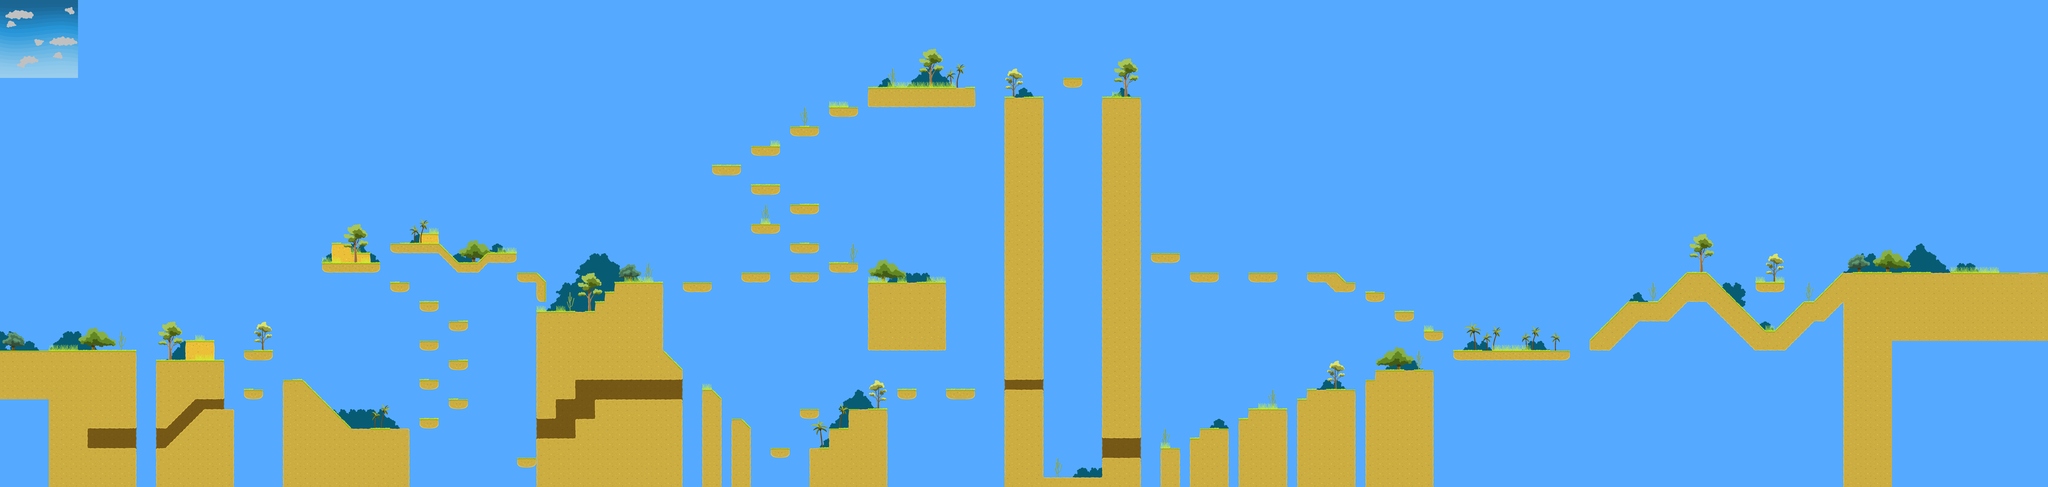

Below is a game level as drawn by its tile map, then a one-line description and the .tmx that defines it (tile-layer data replaced by summaries):
An orthogonal 210x50 tile map with 64x64 px tiles, 5 tile layers (Fondo, Arboles 2, Plataformas 2, Arboles 1, ...), 3 tilesets, 3 image layers and 1077 objects (986x Fruit, 27x Gaucho, 21x Dengue, 13x Mono, 11x Warp, ...).

<map version="1.0" orientation="orthogonal" width="210" height="50" tilewidth="64" tileheight="64" backgroundcolor="#55aaff">
 <properties>
  <property name="music" value="soundtrack" />
 </properties>
 <tileset firstgid="1" name="plancha1" tilewidth="64" tileheight="64">
  <image source="plancha1.png" width="512" height="512" />
  <tile id="2">
   <properties>
    <property name="Collision" value="Plane" />
   </properties>
  </tile>
  <tile id="3">
   <properties>
    <property name="Collision" value="Plane" />
   </properties>
  </tile>
  <tile id="5">
   <properties>
    <property name="Collision" value="Box" />
   </properties>
  </tile>
  <tile id="8">
   <properties>
    <property name="Collision" value="Box" />
   </properties>
  </tile>
  <tile id="9">
   <properties>
    <property name="Collision" value="Box" />
   </properties>
  </tile>
  <tile id="10">
   <properties>
    <property name="Collision" value="Slope" />
   </properties>
  </tile>
  <tile id="11">
   <properties>
    <property name="Collision" value="Box" />
   </properties>
  </tile>
  <tile id="16">
   <properties>
    <property name="Player" value="Spawn" />
   </properties>
  </tile>
  <tile id="17">
   <properties>
    <property name="Collision" value="Slope" />
   </properties>
  </tile>
  <tile id="19">
   <properties>
    <property name="Collision" value="Plane" />
   </properties>
  </tile>
  <tile id="20">
   <properties>
    <property name="Collision" value="Plane" />
   </properties>
  </tile>
 </tileset>
 <tileset firstgid="65" name="plancha2" tilewidth="64" tileheight="64">
  <image source="plancha2.png" width="512" height="512" />
 </tileset>
 <tileset firstgid="129" name="PLANCHA3" tilewidth="64" tileheight="64">
  <image source="PLANCHA3.png" width="512" height="512" />
 </tileset>
 <imagelayer name="Sky" width="210" height="50">
  <image source="cielo.png" />
 </imagelayer>
 <imagelayer name="nubes1" width="210" height="50">
  <image source="nube1.png" />
 </imagelayer>
 <imagelayer name="nuber2" width="210" height="50">
  <image source="nube2.png" />
 </imagelayer>
 <layer name="Fondo" width="210" height="50">
  <data>[10500 cells, 148 non-empty, 4 distinct tile ids]</data>
 </layer>
 <layer name="Arboles 2" width="210" height="50">
  <data>[10500 cells, 188 non-empty, 7 distinct tile ids]</data>
 </layer>
 <layer name="Plataformas 2" width="210" height="50">
  <properties>
   <property name="Depth" value="0.5" />
  </properties>
  <data>[10500 cells, 22 non-empty, 6 distinct tile ids]</data>
 </layer>
 <layer name="Arboles 1" width="210" height="50">
  <data>[10500 cells, 219 non-empty, 44 distinct tile ids]</data>
 </layer>
 <layer name="Plataformas 1" width="210" height="50">
  <data>[10500 cells, 1862 non-empty, 11 distinct tile ids]</data>
 </layer>
 <objectgroup name="Capa de Objetos 1" width="210" height="50">
  <object name="Clavel" x="640" y="2176" width="64" height="64">
   <properties>
    <property name="nameId" value="Comienzo" />
   </properties>
  </object>
  <object name="Dengue" gid="131" x="1663" y="2497" />
  <object name="Fruit" gid="136" x="832" y="2240" />
  <object name="Fruit" gid="136" x="768" y="2880" />
  <object name="Fruit" gid="136" x="832" y="2880" />
  <object name="Fruit" gid="136" x="896" y="2752" />
  <object name="Fruit" gid="136" x="896" y="2624" />
  <object name="Fruit" gid="136" x="896" y="2496" />
  <object name="Fruit" gid="136" x="1152" y="2368" />
  <object name="check2" type="Warp" gid="136" x="1280" y="2368" />
  <object name="Fruit" gid="136" x="1216" y="2368" />
  <object name="Fruit" gid="136" x="1091" y="2287" />
  <object name="Fruit" gid="136" x="1344" y="2368" />
  <object name="Fruit" gid="136" x="1216" y="2176" />
  <object name="Fruit" gid="136" x="1280" y="2176" />
  <object name="Fruit" gid="136" x="1344" y="2176" />
  <object name="Fruit" gid="136" x="896" y="2240" />
  <object name="Fruit" gid="136" x="960" y="2240" />
  <object name="Fruit" gid="136" x="1344" y="1984" />
  <object name="Pombero" gid="136" x="62" y="2172" />
  <object name="Fruit" gid="136" x="1280" y="2048" />
  <object name="Fruit" gid="136" x="1408" y="1920" />
  <object name="Fruit" gid="136" x="1536" y="1856" />
  <object name="Fruit" gid="136" x="1472" y="1856" />
  <object name="Fruit" gid="136" x="1728" y="1728" />
  <object name="Fruit" gid="136" x="1664" y="1728" />
  <object name="Fruit" gid="136" x="1600" y="1792" />
  <object name="Fruit" gid="136" x="1792" y="1664" />
  <object name="Fruit" gid="136" x="1856" y="1600" />
  <object name="Fruit" gid="136" x="1728" y="1920" />
  <object name="Fruit" gid="136" x="1664" y="1920" />
  <object name="Fruit" gid="136" x="1792" y="1920" />
  <object name="Fruit" gid="136" x="1728" y="1984" />
  <object name="Fruit" gid="136" x="1664" y="1984" />
  <object name="Fruit" gid="136" x="1792" y="1984" />
  <object name="Fruit" gid="136" x="1728" y="2048" />
  <object name="Fruit" gid="136" x="1664" y="2048" />
  <object name="Fruit" gid="136" x="1792" y="2048" />
  <object name="Fruit" gid="136" x="1984" y="1536" />
  <object name="Fruit" gid="136" x="1920" y="1536" />
  <object name="Fruit" gid="136" x="1984" y="1600" />
  <object name="Fruit" gid="136" x="1984" y="1664" />
  <object name="Fruit" gid="136" x="1984" y="1728" />
  <object name="Fruit" gid="136" x="1984" y="1792" />
  <object name="Fruit" gid="136" x="1984" y="1984" />
  <object name="Fruit" gid="136" x="1984" y="1920" />
  <object name="Fruit" gid="136" x="1984" y="1856" />
  <object name="Fruit" gid="136" x="1984" y="2048" />
  <object name="Fruit" gid="136" x="1984" y="2112" />
  <object name="Fruit" gid="136" x="1088" y="2880" />
  <object name="Fruit" gid="136" x="1152" y="2816" />
  <object name="Fruit" gid="136" x="1216" y="2752" />
  <object name="Fruit" gid="136" x="1280" y="2688" />
  <object name="Fruit" gid="136" x="1408" y="2688" />
  <object name="Fruit" gid="136" x="1536" y="2560" />
  <object name="Fruit" gid="136" x="1600" y="2560" />
  <object name="Fruit" gid="136" x="1728" y="2432" />
  <object name="Fruit" gid="136" x="1792" y="2432" />
  <object name="Fruit" gid="136" x="1728" y="2496" />
  <object name="Fruit" gid="136" x="1792" y="2496" />
  <object name="Fruit" gid="136" x="1856" y="2240" />
  <object name="Fruit" gid="136" x="1920" y="2240" />
  <object name="Fruit" gid="136" x="1984" y="2304" />
  <object name="Fruit" gid="136" x="2048" y="2304" />
  <object name="Fruit" gid="136" x="2112" y="2368" />
  <object name="Fruit" gid="136" x="2176" y="2368" />
  <object name="Fruit" gid="136" x="1984" y="2496" />
  <object name="Fruit" gid="136" x="2048" y="2560" />
  <object name="Fruit" gid="136" x="2112" y="2624" />
  <object name="Fruit" gid="136" x="2240" y="2752" />
  <object name="Fruit" gid="136" x="2176" y="2688" />
  <object name="Fruit" gid="136" x="2240" y="2432" />
  <object name="Fruit" gid="136" x="2304" y="2432" />
  <object name="Fruit" gid="136" x="2240" y="2112" />
  <object name="Fruit" gid="136" x="2240" y="2176" />
  <object name="Fruit" gid="136" x="2240" y="2240" />
  <object name="Fruit" gid="136" x="2240" y="2304" />
  <object name="Fruit" gid="136" x="2304" y="2048" />
  <object name="Fruit" gid="136" x="2368" y="1984" />
  <object name="Fruit" gid="136" x="2432" y="1920" />
  <object name="Fruit" gid="136" x="2368" y="2368" />
  <object name="Fruit" gid="136" x="2432" y="2304" />
  <object name="Fruit" gid="136" x="2496" y="2240" />
  <object name="Fruit" gid="136" x="2560" y="2176" />
  <object name="Fruit" gid="136" x="2496" y="2496" />
  <object name="Fruit" gid="136" x="2432" y="2496" />
  <object name="Fruit" gid="136" x="2624" y="2432" />
  <object name="Fruit" gid="136" x="2560" y="2432" />
  <object name="Fruit" gid="136" x="2816" y="2432" />
  <object name="Fruit" gid="136" x="2752" y="2432" />
  <object name="Fruit" gid="136" x="2240" y="1472" />
  </objectgroup>
</map>
<!-- 986 of 1077 objects omitted -->
